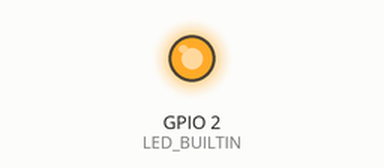
Recording of a sketch running on a simulated ESP8266 (NodeMCU). Shown: output pins drawn as LEDs (lit = HIGH, except the on-board LED, lit = LOW). WiFi joins after 1.5 s; servers stay silent unless stated.

Above: at 0.1 s.
At 1.9 s:
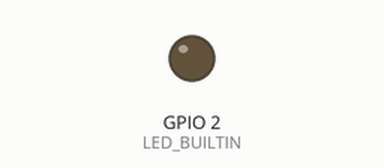
Timing chart, 0 to 3.4 s (numbered marks = the images above):
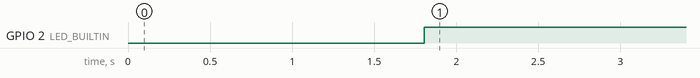

Measured:
- by itself, GPIO 2 (LED_BUILTIN): LOW → HIGH at 1.8 s

The sketch:

Smart_Home-NodeMCU.ino
```cpp
// (licence header left out)
/* Comment this out to disable prints and save space */
#define BLYNK_PRINT Serial

/* Fill-in your Template ID (only if using Blynk.Cloud) */
//#define BLYNK_TEMPLATE_ID   "YourTemplateID"


#include <ESP8266WiFi.h>
#include <BlynkSimpleEsp8266.h>

// You should get Auth Token in the Blynk App.
// Go to the Project Settings (nut icon).
char auth[] = "5xgmIO3lpOWWeSKTQEGE3VrsIDL05OxN";

// Your WiFi credentials.
// Set password to "" for open networks.
char ssid[] = "nodemcu";
char pass[] = "87654321";

void setup()
{

  // Debug console
  Serial.begin(9600);
  pinMode(LED_BUILTIN, OUTPUT);
  Blynk.begin(auth, ssid, pass);
  // You can also specify server:
  //Blynk.begin(auth, ssid, pass, "blynk-cloud.com", 80);
  //Blynk.begin(auth, ssid, pass, IPAddress(192,168,1,100), 8080);
}

void loop()
{
  Blynk.run();
  digitalWrite(LED_BUILTIN, HIGH);
  delay(1000);                      // Wait for a second
  digitalWrite(LED_BUILTIN, HIGH);
  delay(1000);
}
```
